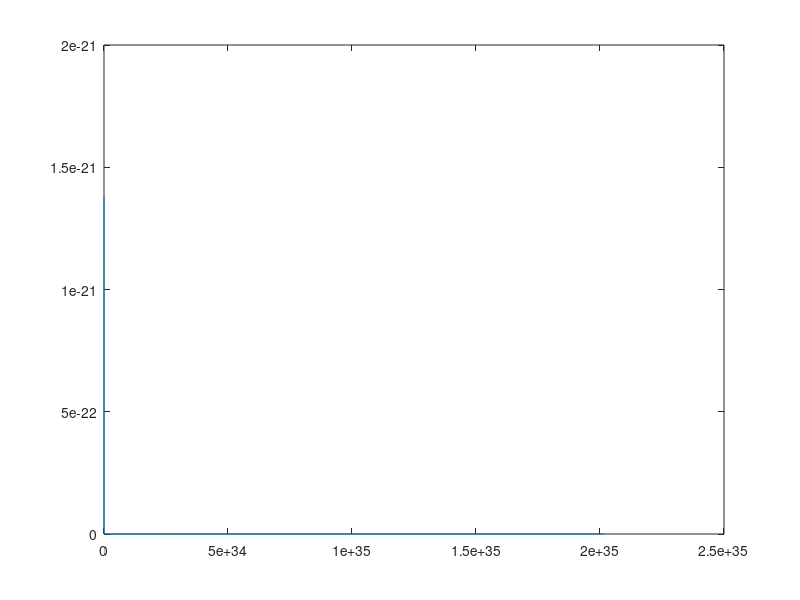

MATLAB code to generate this figure:
c=3e8;
k=1.38064852e-23;
T=1e2;
h=6.626e-34;

n=100;
for i=1:n
omega(i)=1e6*(2^i);
nu(i)=omega(i)/(2*pi);
E(i)=(h*nu(i))/(exp(h*nu(i)/(k*T))-1);
end
rho=(omega.^3*k*T)/(pi*c^3);
plot(nu,E);
